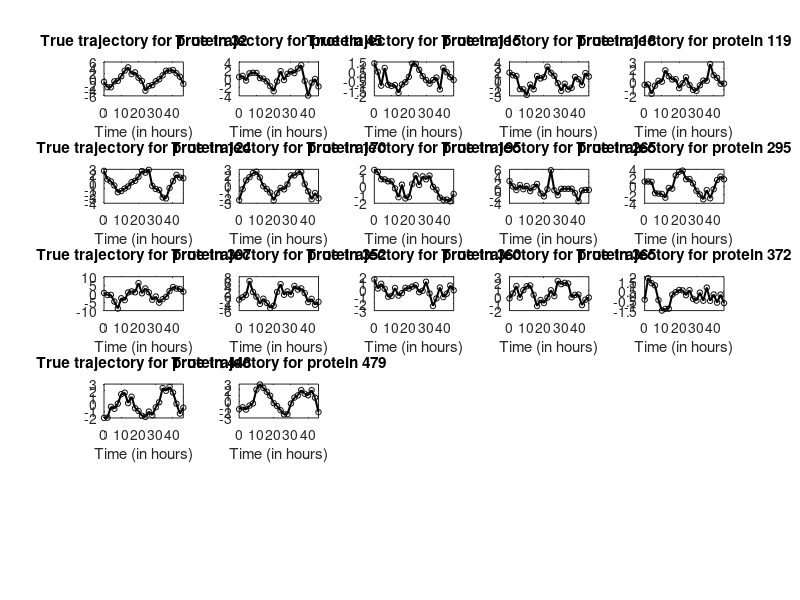

Reproduce this figure in MATLAB. (Note: this script raises an error after producing the figure.)
%%%%%%%%%%%%%%%%%%%%%%%%%%%%%%%%%%%%%%%%%%%%%%%%%%%%%%%%%%%%
%%          Circardian project (Synthetic data)           %%
%%%%%%%%%%%%%%%%%%%%%%%%%%%%%%%%%%%%%%%%%%%%%%%%%%%%%%%%%%%%
% This simulations generates data under the model and update
% all parameters but the THETA thresholds. 

clear all; clc;
rng(5000)                                   % Set seed number
p = 500;                                    % Number of simulated protein profiles ( = number of genes)
T = 24;                                     % Number of observations per profile 
q = 5;                                      % Number of sin (cos) bases for a total of 2q bases -- no intercept
tij = [0:2:46]';                            % Time points at which the probes have been measured
m = max(tij) ;                              % Max hour of measurement
tij = tij / max(tij);                       % Standardize for stability in analyzing data and ease in prior specification
tg = [0:0.1:46]'/ 46;                       % Fine grid of equally spaced measurement times for prediction

B = zeros(T, 2*q);                          % Design matrix for data in study
Bpred = zeros(length(tg), 2*q);             % Design matrix for estimation / prediction
lambda2 = [8, 12, 16, 24, 48];              % Range of periods for fixed basis functions (based on Fourier transforms for 2t)
periods = lambda2./2;                       % Periods on a unit-based increment
lambda = periods./46;                       % Periods for our time increments

for h = 1 : length(lambda)
    B(:, 2*h - 1) = sin(((2*pi)/(lambda(h))).*tij);
    Bpred(:, 2*h - 1) = sin(((2*pi)/(lambda(h))).*tg);
    B(:, 2*h) = cos(((2*pi)/(lambda(h))).*tij);
    Bpred(:, 2*h) = cos(((2*pi)/(lambda(h))).*tg);
end

% % -- % Generate true values for the model parameters % -- %
% -- % Generate matrix of factor loadings Lambda p \times k % -- %
% The number of non-zero elements in each column of Lambda  are chosen
% linearly between 2k and k +1 in a decreasing fashion. We randomly 
% allocate the location of the zeros in each column and simulate the 
% nonzero elements independently from a normal distribution with mean 0 
% and variance 9.
k = floor(log(p)*10);                                   % True number of factors
numeff = k + randperm(k);                               % Number of non-zero entries in each column of Lambda
k = floor(log(q)*4);                                    %G arbitrary value, should be small (<10, >3)
Lambda = zeros(p,k);
% The number of non-zero entries varies between 63 and 114. Not many
% genes are correlated, but those that are are also strongly correlated
for h = 1:k
    temp = randsample(p, numeff(h)); 
    %G p = 500, numeff(h) is the number of non-null entries in that column e.g.
    %numeff(1) = 86 which means that in column 86 I will have 86 values !=0
    Lambda(temp,h) = normrnd(0,3,[numeff(h),1]);
    %G and then here I'm just filling the h-th column of lambda in 86
    %positions, sampling from a normal with mean 0 and sd 3 (as written in
    %paper (section 5.1))
end

%Omega = Lambda*Lambda';  

% -- % Generate low dimensional matrices W and Z % -- %
W = normrnd(0, 1, [2*q k]); % Z = normrnd(0, 1, [Ttilde k]);
Thetatilde = Lambda*W' + normrnd(0, 1, [p 2*q]);                   % Matrix of unshrunk coefficients
THETA = zeros(p, 2*q);                                             % Matrix of (fixed) basis functions coefficients
thr1 = unifrnd(0, 6, [p, q]);                                      % Matrix of thresholds for THETA (Ktheta = 6)
%G also here parameter of the uniform is arbitrary but must not be too big 

for i = 1:q
  index = find(bsxfun(@hypot, Thetatilde(: , 2*i-1), Thetatilde(:, 2*i)) >= thr1(:, i));
  %G here I'm saving the indexes of which values of thetatilde are above
  %the threshold I have defined above
  if length(index) ~= 0
  THETA(index, [2*i - 1 2*i]) = Thetatilde(index, [2*i - 1 2*i]); 
  %G I save in THETA only the values of Thetatilde that are above the
  %threshold I have saved, by using the indexes to extract from Thetatilde
  end
end

%%%%%%%%%%%%%%%%%%%%%%%%%%%%%%%%%%%%%%%%%%%%%%%%%%%%%%%%%%%%%%%%%%%%%%%%%%%%
% The following counts how many genes exhibit 24/12/8/6/4 hours periodicit
% Can modify if we want more (or less): these numbers will change with rand
%%%%%%%%%%%%%%%%%%%%%%%%%%%%%%%%%%%%%%%%%%%%%%%%%%%%%%%%%%%%%%%%%%%%%%%%%%%%

%G so here we have built the matrix THETA s.t. genes with periodicity 24
%hrs are non-null in the last two columns, those with periodicity 12 in the
%penultimate two columns and so on and so forth. This makes it easy to
%extract but we're not fully sure why identifying them like these means
%that they're circadian with that period 

per24 = find(THETA(: , 1) == 0 & THETA(: , 2) == 0 & THETA(: , 3) == 0 & THETA(: , 4) == 0 ...
    & THETA(:, 5) == 0 & THETA(:, 6) == 0 & THETA(:, 7) == 0 & THETA(:, 8) == 0 ...
    & THETA(:, 9) ~= 0 & THETA(:, 10) ~= 0) ; length(per24)    % Period 24 -- 33 proteins
per12 = find(THETA(: , 1) == 0 & THETA(: , 2) == 0 & THETA(: , 3) == 0 & THETA(: , 4) == 0 ...
    & THETA(:, 5) == 0 & THETA(:, 6) == 0 & THETA(:, 7) ~= 0 & THETA(:, 8) ~= 0 ...
    & THETA(:, 9) == 0 & THETA(:, 10) == 0) ; length(per12)    % Period 12 -- 25 proteins
per8 = find(THETA(: , 1) == 0 & THETA(: , 2) == 0 & THETA(: , 3) == 0 & THETA(: , 4) == 0 ...
    & THETA(:, 5) ~= 0 & THETA(:, 6) ~= 0 & THETA(:, 7) == 0 & THETA(:, 8) == 0 ...
    & THETA(:, 9) == 0 & THETA(:, 10) == 0) ; length(per8)     % Period 8 -- 23 proteins
per6 = find(THETA(: , 1) == 0 & THETA(: , 2) == 0 & THETA(: , 3) ~= 0 & THETA(: , 4) ~= 0 ...
    & THETA(:, 5) == 0 & THETA(:, 6) == 0 & THETA(:, 7) == 0 & THETA(:, 8) == 0 ...
    & THETA(:, 9) == 0 & THETA(:, 10) == 0) ; length(per6)     % Period 6 -- 23 proteins
per4 = find(THETA(: , 1) ~= 0 & THETA(: , 2) ~= 0 & THETA(: , 3) == 0 & THETA(: , 4) == 0 ...
    & THETA(:, 5) == 0 & THETA(:, 6) == 0 & THETA(:, 7) == 0 & THETA(:, 8) == 0 ...
    & THETA(:, 9) == 0 & THETA(:, 10) == 0) ;  length(per4)    % Period 4 -- 13 proteins
periodic_vars = zeros(length(per24) , q);
periodic_vars(1:length(per4), 1) = per4;
periodic_vars(1:length(per6), 2) = per6;
periodic_vars(1:length(per8), 3) = per8;
periodic_vars(1:length(per12), 4) = per12;
periodic_vars(1:length(per24), 5) = per24;
%G here I save all the periodic genes I have identified, each column
%corresponds to a periodic interval so col1 = 4 hours, col2 = 6 hours,
%col3=8hours, col4 = 12 hours and col5 = 24 hours
dlmwrite('periodicity.txt', periodic_vars, 'delimiter', ' ')
%G here I save all the genes with just a period of 24 hours 
dlmwrite("circadian.txt", per24, 'delimiter', ' ')

% -- % Generate matrix of latent factors eta w dim T \times k % -- %
% The rows of eta correspond to the set of latent factors at time j's, thus
% the mouse-specific latent factors. We place a Gaussian prior on each row
% of eta
eta = zeros(T, k);
eta = normrnd(0, 1, [T, k]);

% Use sig_i^2 = 0.5 for every curve -- so cov becomes 0.5*eye(T) for each
% protein

Y = zeros(T, p);
for i = 1:p
    Y(:,i) = mvnrnd(B*THETA(i,:)' + eta*Lambda(i, :)', 0.5*eye(T)); % C*Gamma(i,:)' 
end

%G this is the real generative step where we make the synthetic data using
%a normal centered in B*THETA(i,:)' + eta*Lambda(i, :)' and with variance
%0.5*I (this is done to introduce some noise, but the coefficient should
%not be too big, otherwise it becomes difficult to recognise periodicity)

% -- % Plot a few trajectories % -- %
ib = randsample(1:p, 6, 1);
cnt = 0;
for h = 1:25 % Visualise the trajectories of the first 25 circadian genes (lower if less than 25)
    i = per24(h);
    %i = ib(h);
    cnt = cnt + 1';
    subplot(5, 5, h)
    plot(tij.*46, Y(:, i),'o', 'Color', 'k', 'MarkerSize',4)
    line(tij.*46, Y(:, i), 'LineStyle', '-','Color', 'k','LineWidth', 1.5)
    xlim([0, 46])
    title(['True trajectory for protein ' num2str(i) ])
    xlabel(['Time (in hours)'])
%     if sum(Z(i, :)) == 1
%         line(tij.*46, B*THETA(:, i) + eta*Lambda(i, :)', 'Color', 'blue')
%         line(tij.*46, B*THETA(:, i), 'Color', 'red')
%         per = find(Z(i, :) == 1);
%         if per == 1
%         line([periods(1), periods(1)], [-10, 10]); line([periods(1)*2, periods(1)*2], [-10, 10]); line([periods(1)*3, periods(1)*3], [-10, 10])
%         end
%         if per == 2
%         line([periods(2), periods(2)], [-10, 10]); line([periods(2)*2, periods(2)*2], [-10, 10]); line([periods(2)*3, periods(2)*3], [-10, 10])
%         end
%         if per == 3
%         line([periods(3), periods(3)], [-10, 10]); line([periods(3)*2, periods(3)*2], [-10, 10]); line([periods(3)*3, periods(3)*3], [-10, 10])
%         end
%         if per == 4
%         line([periods(4), periods(4)], [-10, 10]); line([periods(4)*2, periods(4)*2], [-10, 10]); line([periods(4)*3, periods(4)*3], [-10, 10])
%         end
%         if per == 5
%         line([periods(5), periods(5)], [-10, 10]); line([periods(5)*2, periods(5)*2], [-10, 10]); 
%         end
%    end
end

%%%%%%%%%%%%%%%%%%%%%%%%%%%%%%%%%%%%%%%%%%
% Plot one (random) circadian trajectory %
%%%%%%%%%%%%%%%%%%%%%%%%%%%%%%%%%%%%%%%%%%
% This is to see how the different components of the model
% "modify" the trajectory
figure()
out = per24(end);

% First set of plots
h1 = plot(tij.*46, B*THETA(out,:)', 'o', 'Color', 'red', 'MarkerSize',4);
hold on
line(tij.*46, B*THETA(out,:)', 'LineStyle', '-', 'Color', 'red', 'LineWidth', 1.5);

% Second set of plots
h2 = plot(tij.*46, B*THETA(out,:)' + eta*Lambda(out,:)', 'o', 'Color', 'black', 'MarkerSize',4);
line(tij.*46, B*THETA(out,:)' + eta*Lambda(out,:)', 'LineStyle', '-.', 'Color', 'black', 'LineWidth', 3);

% Third set of plots
h3 = plot(tij.*46, B*THETA(out,:)' + eta*Lambda(out,:)' + error, 'o', 'Color', 'blue', 'MarkerSize',4);
line(tij.*46, B*THETA(out,:)' + eta*Lambda(out,:)' + error, 'LineStyle', ':', 'Color', 'blue', 'LineWidth', 3);

ylim([-8,8]); xlim([0, 46])
xlabel(['Time (hours)'], 'FontSize', 24); ylabel(['Normalized Expression Level'], 'FontSize', 24)
title('Protein 487', 'FontSize', 24)
legend([h1, h2, h3], {'Fourier basis', 'Fourier basis + latent factor', 'Fourier basis + latent factor + error'}, 'FontSize', 24);


% %%%%%%%%%%%%%%%%%%%%%%%%%%%%%%%%%%%%%%%%%%
% % Visualise the basis functions %
% %%%%%%%%%%%%%%%%%%%%%%%%%%%%%%%%%%%%%%%%%%
% % Basis functions with 24 hours period %
plot(unique(tg).*46, Bpred(:, 10), 'Color', 'red')
hold on
plot(unique(tij).*46, B(: , 10), 'Color', 'blue')
line([24, 24], [-1, 1])
line([48, 48], [-1, 1])
plot(unique(tg).*46, Bpred(:, 9), 'Color', 'green')
hold on
plot(unique(tij).*46, B(: , 9), 'Color', 'black')
% 
% % Basis functions with 12 hours period %
% plot(unique(tg).*46, Bpred(:, 8), 'Color', 'red')
% hold on
% plot(unique(tij).*46, B(: , 8), 'Color', 'blue')
% line([12, 12], [-1, 1]); line([24, 24], [-1, 1]); line([36, 36], [-1, 1]); line([48, 48], [-1, 1])
% plot(unique(tg).*46, Bpred(:, 7), 'Color', 'green')
% hold on
% plot(unique(tij).*46, B(: , 7), 'Color', 'black')
% 
% % Basis functions with 8 hours period %
% plot(unique(tg).*46, Bpred(:, 6), 'Color', 'red')
% hold on
% plot(unique(tij).*46, B(: , 6), 'Color', 'blue')
% line([8,8], [-1, 1]); line([16, 16], [-1, 1]); line([24,24], [-1, 1]); line([32,32], [-1, 1])
% plot(unique(tg).*46, Bpred(:, 5), 'Color', 'green')
% hold on
% plot(unique(tij).*46, B(: , 5), 'Color', 'black')
% 
% % Basis functions with 6 hours period %
% plot(unique(tg).*46, Bpred(:, 4), 'Color', 'red')
% hold on
% plot(unique(tij).*46, B(: , 4), 'Color', 'blue')
% line([6,6], [-1, 1]); line([12, 12], [-1, 1]); line([18,18], [-1, 1]); line([24,24], [-1, 1])
% plot(unique(tg).*46, Bpred(:, 3), 'Color', 'green')
% hold on
% plot(unique(tij).*46, B(: , 3), 'Color', 'black')
% 
% % Basis functions with 4 hours period %
% plot(unique(tg).*46, Bpred(:, 2), 'Color', 'red')
% hold on
% plot(unique(tij).*46, B(: , 2), 'Color', 'blue')
% line([4,4], [-1, 1]); line([8, 8], [-1, 1]); line([12,12], [-1, 1]); line([16,16], [-1, 1]); line([20,20], [-1, 1])
% plot(unique(tg).*46, Bpred(:, 1), 'Color', 'green')
% hold on
% plot(unique(tij).*46, B(: , 1), 'Color', 'black')


save(strcat('DesignMatrix'),'Y', 'tij', 'tg', 'p', 'q', 'T', 'B', 'eta', ...
    'Lambda', 'THETA', 'Thetatilde', 'W', ...
    'thr1', 'numeff', 'Bpred')
% 
% save(strcat('DesignMatrix'),'Y', 'tij', 'tg', 'p', 'q', 'T', 'Ttilde', 'B', 'C', 'eta', ...
%     'Lambda', 'THETA', 'Gamma', 'Thetatilde', 'Gammatilde','W', 'Z', ...
%     'thr1', 'thr2','numeff', 'Bpred')

%% We prepare a plot of the trajectories for the mid-term presentation 

 %%% PLOT 1 %%%
vec = [5, 28, 120, 198] 

figure()

for h = 1:4 % Visualise the trajectories of the first 25 circadian genes (lower if less than 25)
    i = vec(h);
    %cnt = cnt + 1';
    subplot(2, 2, h)
    plot(tij.*46, Y(:, i),'o', 'Color', 'k', 'MarkerSize',4)
    line(tij.*46, Y(:, i), 'LineStyle', '-','Color', 'k','LineWidth', 1.5)
    xlim([0, 46])
    title(['True trajectory for protein ' num2str(i) ], 'FontSize', 24)
    xlabel(['Time (in hours)'], 'FontSize', 24)
end
